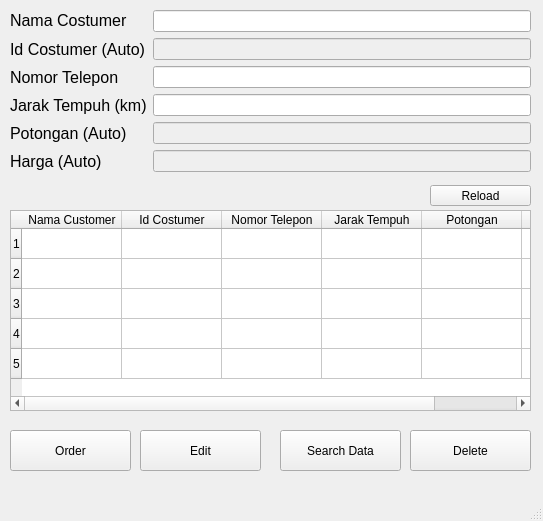
<?xml version="1.0" encoding="UTF-8"?>
<ui version="4.0">
 <class>MainWindow</class>
 <widget class="QMainWindow" name="MainWindow">
  <property name="geometry">
   <rect>
    <x>0</x>
    <y>0</y>
    <width>543</width>
    <height>521</height>
   </rect>
  </property>
  <property name="windowTitle">
   <string>MainWindow</string>
  </property>
  <widget class="QWidget" name="centralwidget">
   <widget class="QWidget" name="formLayoutWidget">
    <property name="geometry">
     <rect>
      <x>10</x>
      <y>10</y>
      <width>521</width>
      <height>181</height>
     </rect>
    </property>
    <layout class="QFormLayout" name="formLayout_2">
     <item row="0" column="0">
      <widget class="QLabel" name="namaCostumerLabel">
       <property name="text">
        <string>&lt;html&gt;&lt;head/&gt;&lt;body&gt;&lt;p&gt;&lt;span style=&quot; font-size:12pt;&quot;&gt;Nama Costumer&lt;/span&gt;&lt;/p&gt;&lt;/body&gt;&lt;/html&gt;</string>
       </property>
      </widget>
     </item>
     <item row="0" column="1">
      <widget class="QLineEdit" name="namaCostumerLineEdit"/>
     </item>
     <item row="1" column="0">
      <widget class="QLabel" name="idCostumerAutoLabel">
       <property name="font">
        <font>
         <pointsize>12</pointsize>
        </font>
       </property>
       <property name="text">
        <string>Id Costumer (Auto)</string>
       </property>
      </widget>
     </item>
     <item row="1" column="1">
      <widget class="QLineEdit" name="idCostumerAutoLineEdit">
       <property name="enabled">
        <bool>false</bool>
       </property>
      </widget>
     </item>
     <item row="2" column="0">
      <widget class="QLabel" name="nomorTeleponLabel">
       <property name="font">
        <font>
         <pointsize>12</pointsize>
        </font>
       </property>
       <property name="text">
        <string>Nomor Telepon</string>
       </property>
      </widget>
     </item>
     <item row="2" column="1">
      <widget class="QLineEdit" name="nomorTeleponLineEdit"/>
     </item>
     <item row="3" column="0">
      <widget class="QLabel" name="jarakTempuhKmLabel">
       <property name="font">
        <font>
         <pointsize>12</pointsize>
        </font>
       </property>
       <property name="text">
        <string>Jarak Tempuh (km)</string>
       </property>
      </widget>
     </item>
     <item row="3" column="1">
      <widget class="QLineEdit" name="jarakTempuhKmLineEdit"/>
     </item>
     <item row="4" column="0">
      <widget class="QLabel" name="potonganAutoLabel">
       <property name="font">
        <font>
         <pointsize>12</pointsize>
        </font>
       </property>
       <property name="text">
        <string>Potongan (Auto)</string>
       </property>
      </widget>
     </item>
     <item row="4" column="1">
      <widget class="QLineEdit" name="potonganAutoLineEdit">
       <property name="enabled">
        <bool>false</bool>
       </property>
      </widget>
     </item>
     <item row="5" column="0">
      <widget class="QLabel" name="hargaAutoLabel">
       <property name="font">
        <font>
         <pointsize>12</pointsize>
        </font>
       </property>
       <property name="text">
        <string>Harga (Auto)</string>
       </property>
      </widget>
     </item>
     <item row="5" column="1">
      <widget class="QLineEdit" name="hargaAutoLineEdit">
       <property name="enabled">
        <bool>false</bool>
       </property>
      </widget>
     </item>
    </layout>
   </widget>
   <widget class="QPushButton" name="orderButton">
    <property name="geometry">
     <rect>
      <x>10</x>
      <y>430</y>
      <width>121</width>
      <height>41</height>
     </rect>
    </property>
    <property name="text">
     <string>Order</string>
    </property>
   </widget>
   <widget class="QPushButton" name="editButton">
    <property name="geometry">
     <rect>
      <x>140</x>
      <y>430</y>
      <width>121</width>
      <height>41</height>
     </rect>
    </property>
    <property name="text">
     <string>Edit</string>
    </property>
   </widget>
   <widget class="QPushButton" name="editButton_2">
    <property name="geometry">
     <rect>
      <x>280</x>
      <y>430</y>
      <width>121</width>
      <height>41</height>
     </rect>
    </property>
    <property name="text">
     <string>Search Data</string>
    </property>
   </widget>
   <widget class="QPushButton" name="deleteButton">
    <property name="geometry">
     <rect>
      <x>410</x>
      <y>430</y>
      <width>121</width>
      <height>41</height>
     </rect>
    </property>
    <property name="text">
     <string>Delete</string>
    </property>
   </widget>
   <widget class="QTableWidget" name="tableWidget">
    <property name="geometry">
     <rect>
      <x>10</x>
      <y>210</y>
      <width>521</width>
      <height>201</height>
     </rect>
    </property>
    <property name="rowCount">
     <number>5</number>
    </property>
    <property name="columnCount">
     <number>6</number>
    </property>
    <row/>
    <row/>
    <row/>
    <row/>
    <row/>
    <column>
     <property name="text">
      <string>Nama Customer</string>
     </property>
    </column>
    <column>
     <property name="text">
      <string>Id Costumer</string>
     </property>
    </column>
    <column>
     <property name="text">
      <string>Nomor Telepon</string>
     </property>
    </column>
    <column>
     <property name="text">
      <string>Jarak Tempuh</string>
     </property>
    </column>
    <column>
     <property name="text">
      <string>Potongan</string>
     </property>
    </column>
    <column>
     <property name="text">
      <string>Harga</string>
     </property>
    </column>
   </widget>
   <widget class="QPushButton" name="reloadButton">
    <property name="geometry">
     <rect>
      <x>430</x>
      <y>185</y>
      <width>101</width>
      <height>21</height>
     </rect>
    </property>
    <property name="text">
     <string>Reload</string>
    </property>
   </widget>
  </widget>
  <widget class="QMenuBar" name="menubar">
   <property name="geometry">
    <rect>
     <x>0</x>
     <y>0</y>
     <width>543</width>
     <height>21</height>
    </rect>
   </property>
  </widget>
  <widget class="QStatusBar" name="statusbar"/>
 </widget>
 <resources/>
 <connections/>
</ui>
